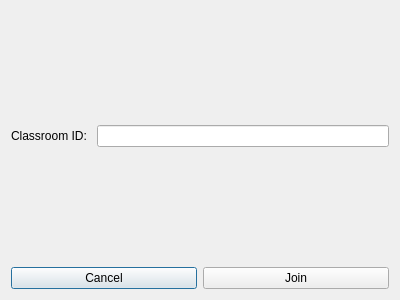
<?xml version="1.0" encoding="UTF-8"?>
<ui version="4.0">
 <class>JoinClassroomDialog</class>
 <widget class="QDialog" name="JoinClassroomDialog">
  <property name="geometry">
   <rect>
    <x>0</x>
    <y>0</y>
    <width>400</width>
    <height>300</height>
   </rect>
  </property>
  <property name="windowTitle">
   <string>Dialog</string>
  </property>
  <layout class="QVBoxLayout" name="verticalLayout">
   <item>
    <layout class="QHBoxLayout" name="horizontalLayout_2">
     <item>
      <widget class="QLabel" name="label_classroom_id">
       <property name="sizePolicy">
        <sizepolicy hsizetype="Preferred" vsizetype="Expanding">
         <horstretch>0</horstretch>
         <verstretch>0</verstretch>
        </sizepolicy>
       </property>
       <property name="text">
        <string>Classroom ID: </string>
       </property>
      </widget>
     </item>
     <item>
      <widget class="QLineEdit" name="lineEdit_classroom_id"/>
     </item>
    </layout>
   </item>
   <item>
    <layout class="QHBoxLayout" name="horizontalLayout">
     <item>
      <widget class="QPushButton" name="pushButton_cancel">
       <property name="text">
        <string>Cancel</string>
       </property>
      </widget>
     </item>
     <item>
      <widget class="QPushButton" name="pushButton_join">
       <property name="text">
        <string>Join</string>
       </property>
      </widget>
     </item>
    </layout>
   </item>
  </layout>
 </widget>
 <resources/>
 <connections/>
</ui>
